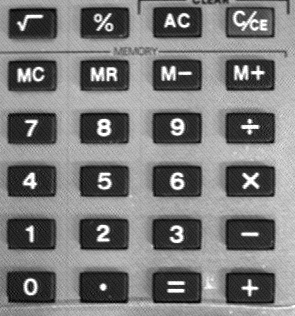
#> input picture Data/keyb.tif, 295 x 316 px
$ jupyter execute '9.3 Filtros no lineales.ipynb'
#> lines starting #> are read from the running program, lines starting #| are printed output that depends on the picture
[cell 1]
from google.colab import files
uploaded = files.upload()
#> the answer given: keyb.tif

[cell 2]
import numpy as np
import matplotlib.image as mpimg
import matplotlib.pyplot as plt
import cv2
import os
from scipy import ndimage, misc

[cell 3]
from google.colab import drive
drive.mount('/content/drive')

[cell 4]
os.chdir("/content/drive/My Drive/Intro_procesamiento_de_imagenes/Data")

# Filtros No lineales

# 1. Maximo

[cell 5]
img = mpimg.imread('keyb.tif')
#> img is the input picture: shape (316, 295); min 0, max 255, mean 123.3
img_fil_max = ndimage.maximum_filter(img, size=5)
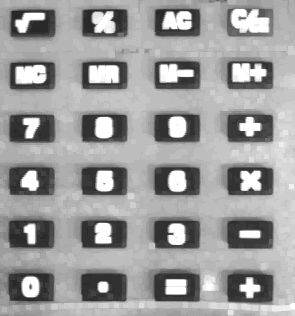
#> img_fil_max: shape (316, 295); min 33, max 255, mean 157.2

plt.figure(1,figsize=(16,20))
plt.subplot(121),plt.axis('off'),plt.imshow(img,cmap='gray'),plt.title('Original')
plt.subplot(122),plt.axis('off'),plt.imshow(img_fil_max,cmap='gray'),plt.title('filtro no lineal - Maximo')
plt.show()
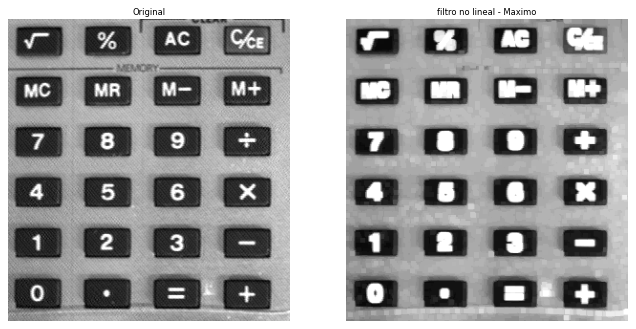
#> figure drawn by matplotlib, 2 panels

# 2. Minimo

[cell 6]
img = mpimg.imread('keyb.tif')
img_fil_max = ndimage.minimum_filter(img, size=10)
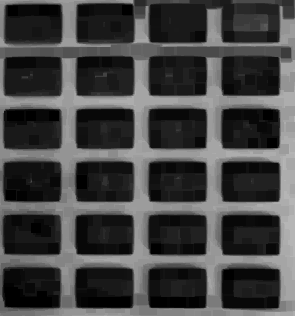
#> img_fil_max: shape (316, 295); min 0, max 181, mean 67.2

plt.figure(1,figsize=(16,20))
plt.subplot(121),plt.axis('off'),plt.imshow(img,cmap='gray'),plt.title('Original')
plt.subplot(122),plt.axis('off'),plt.imshow(img_fil_max,cmap='gray'),plt.title('Filtro no lineal - Minimo')
plt.show()
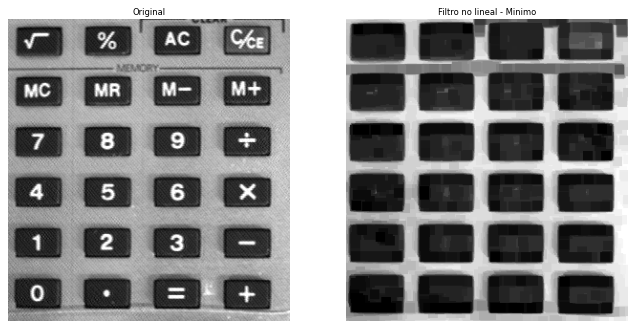
#> figure drawn by matplotlib, 2 panels

# 3. Mediana

[cell 7]
img = mpimg.imread('keyb.tif')
img_fil_max = ndimage.median_filter(img, size=10)
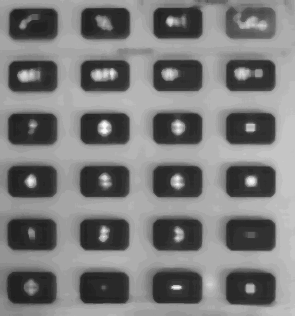
#> img_fil_max: shape (316, 295); min 28, max 248, mean 122.6

plt.figure(1,figsize=(16,20))
plt.subplot(121),plt.axis('off'),plt.imshow(img,cmap='gray'),plt.title('Original')
plt.subplot(122),plt.axis('off'),plt.imshow(img_fil_max,cmap='gray'),plt.title('filtro no lineal - Mediana')
plt.show()

$ run again, with Data/Tarea 1.jpg saved as Data/keyb.tif
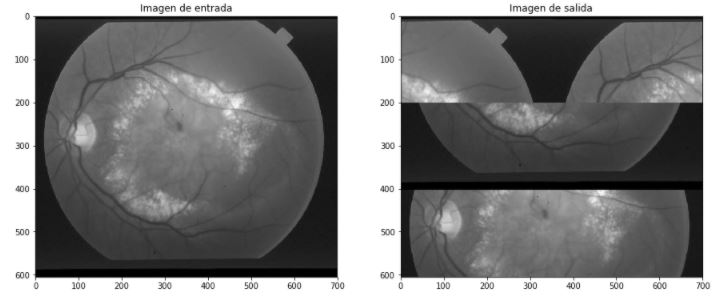
#> input picture Data/Tarea 1.jpg, 727 x 299 px
#> img is the input picture: shape (299, 727, 3); min 0, max 255, mean 127.5
#> `plt.show()`:
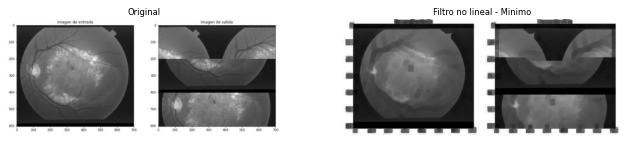
#> figure drawn by matplotlib, 2 panels
#> `img_fil_max = ndimage.median_filter(img, size=10)`:
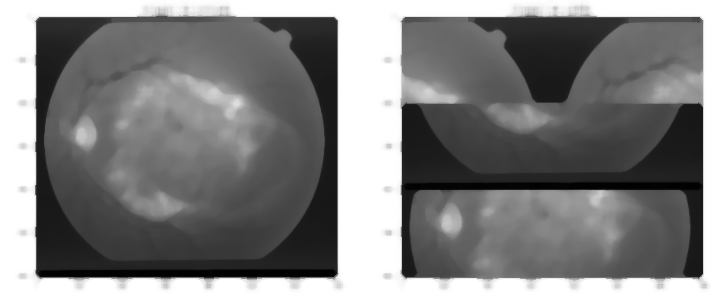
#> img_fil_max: shape (299, 727, 3); min 1, max 255, mean 129.7
